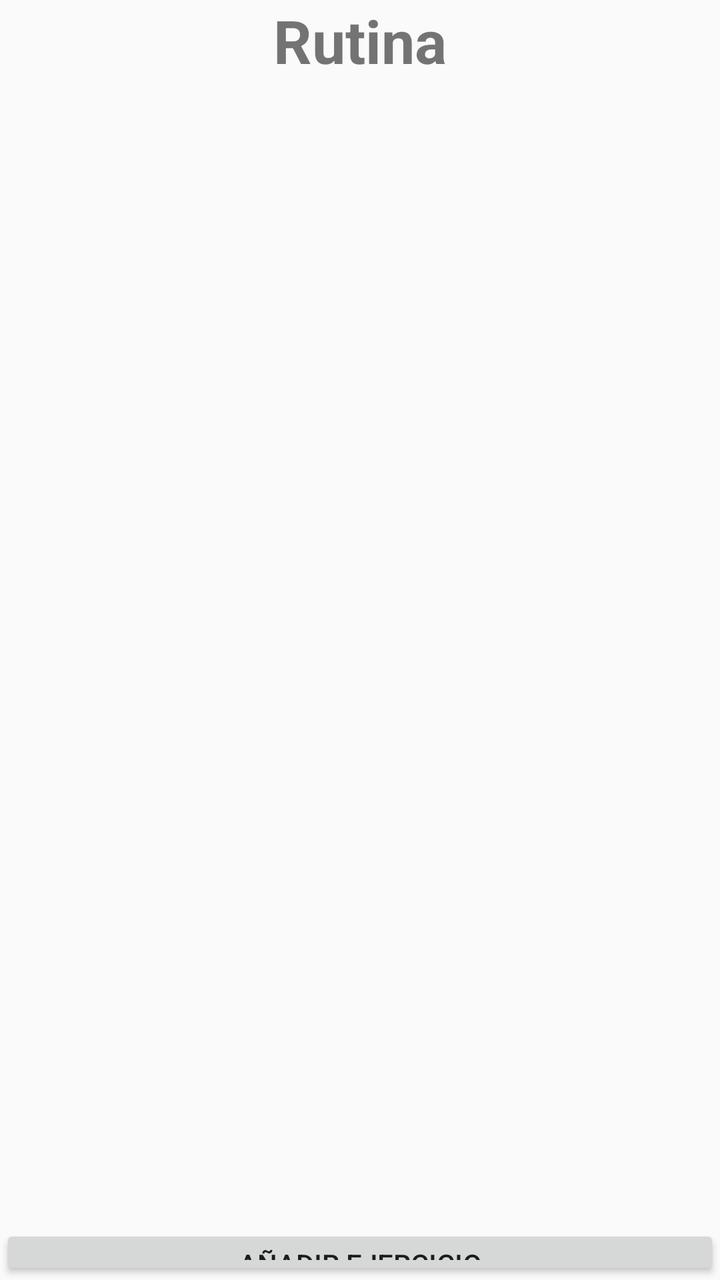
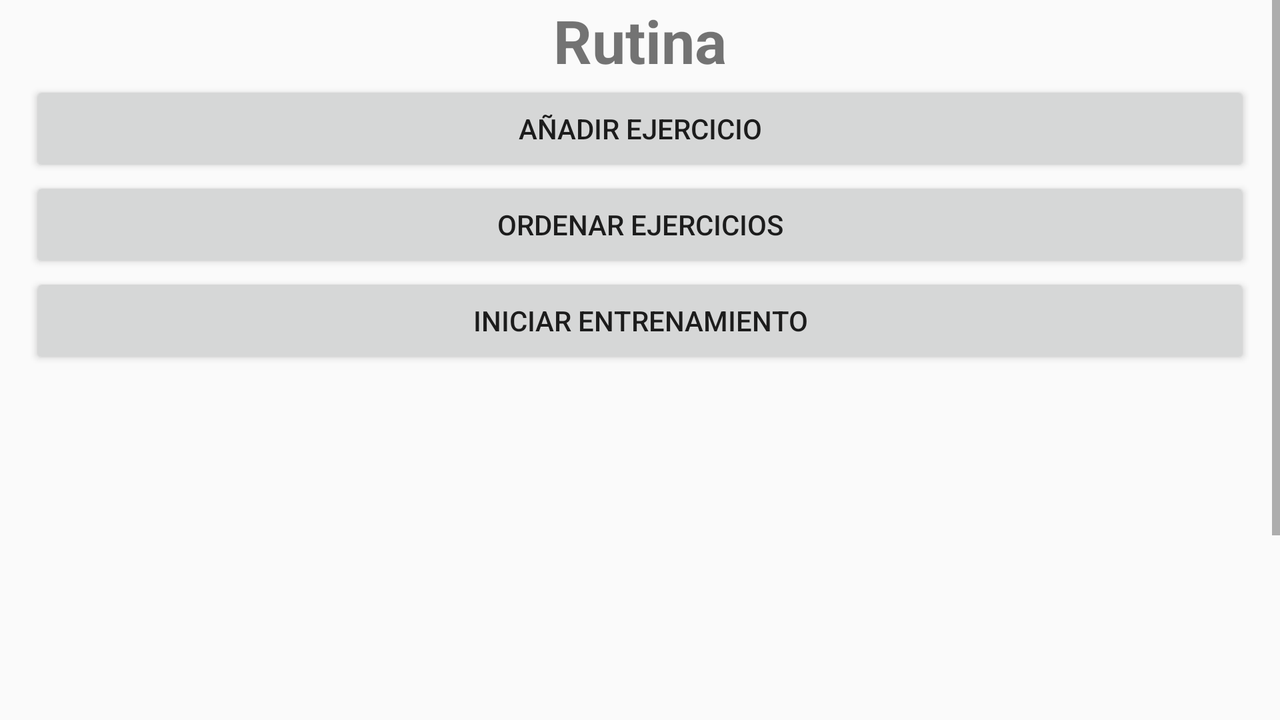

Compare how this app lays out the same screen by default and in its alternative resource folder. The renders come first, then the two layout files and the values they reference.
<!-- AndroidManifest.xml: application theme Theme.AppCompat.DayNight.NoActionBar -->
<!-- res/layout/activity_rutina.xml -->
<?xml version="1.0" encoding="utf-8"?>
<androidx.constraintlayout.widget.ConstraintLayout xmlns:android="http://schemas.android.com/apk/res/android"
    xmlns:app="http://schemas.android.com/apk/res-auto"
    xmlns:tools="http://schemas.android.com/tools"
    android:layout_width="match_parent"
    android:layout_height="match_parent"
    tools:context=".Rutina">

    <LinearLayout
        android:layout_width="match_parent"
        android:layout_height="wrap_content"
        android:orientation="vertical">

        <TextView
            android:id="@+id/rut_nombre"
            android:layout_width="match_parent"
            android:layout_height="wrap_content"
            android:text="Rutina"
            android:textAlignment="center"
            android:textSize="30dp"
            android:textStyle="bold" />

        <ListView
            android:id="@+id/d_categorias"
            android:layout_width="match_parent"
            android:layout_height="572dp" />

        <Button
            android:id="@+id/rut_aniadir"
            android:layout_width="match_parent"
            android:layout_height="wrap_content"
            android:text="Añadir ejercicio" />

    </LinearLayout>
</androidx.constraintlayout.widget.ConstraintLayout>
<!-- resources referenced by this layout -->
<resources>

</resources>
<!-- res/layout-land/activity_rutina.xml (the repository's variant of the layout above) -->
<!-- drawn on the phone turned sideways -->
<?xml version="1.0" encoding="utf-8"?>
<androidx.constraintlayout.widget.ConstraintLayout xmlns:android="http://schemas.android.com/apk/res/android"
    xmlns:app="http://schemas.android.com/apk/res-auto"
    xmlns:tools="http://schemas.android.com/tools"
    android:layout_width="match_parent"
    android:layout_height="match_parent"
    tools:context=".Rutina">

    <ScrollView
        android:id="@+id/scrollView"
        android:layout_width="match_parent"
        android:layout_height="match_parent"
        app:layout_constraintBottom_toBottomOf="parent"
        app:layout_constraintEnd_toEndOf="parent"
        app:layout_constraintStart_toStartOf="parent"
        app:layout_constraintTop_toTopOf="parent">

        <LinearLayout
            android:layout_width="match_parent"
            android:layout_height="wrap_content"
            android:orientation="vertical"
            android:paddingLeft="15dp"
            android:paddingRight="15dp">

            <TextView
                android:id="@+id/rut_nombre"
                android:layout_width="match_parent"
                android:layout_height="wrap_content"
                android:text="Rutina"
                android:textAlignment="center"
                android:textSize="30dp"
                android:textStyle="bold" />

            <Button
                android:id="@+id/rut_guardar"
                android:layout_width="match_parent"
                android:layout_height="wrap_content"
                android:text="Añadir ejercicio" />

            <Button
                android:id="@+id/rut_ordenar"
                android:layout_width="match_parent"
                android:layout_height="wrap_content"
                android:text="Ordenar ejercicios" />

            <Button
                android:id="@+id/rut_iniciar"
                android:layout_width="match_parent"
                android:layout_height="wrap_content"
                android:text="Iniciar entrenamiento" />
        <LinearLayout
            android:layout_width="match_parent"
            android:layout_height="wrap_content"
            android:orientation="horizontal">

            <ListView
                android:id="@+id/rut_ejercicios"
                android:layout_width="match_parent"
                android:layout_height="300dp"
                android:nestedScrollingEnabled="true" />

        </LinearLayout>

        </LinearLayout>
    </ScrollView>

</androidx.constraintlayout.widget.ConstraintLayout>
